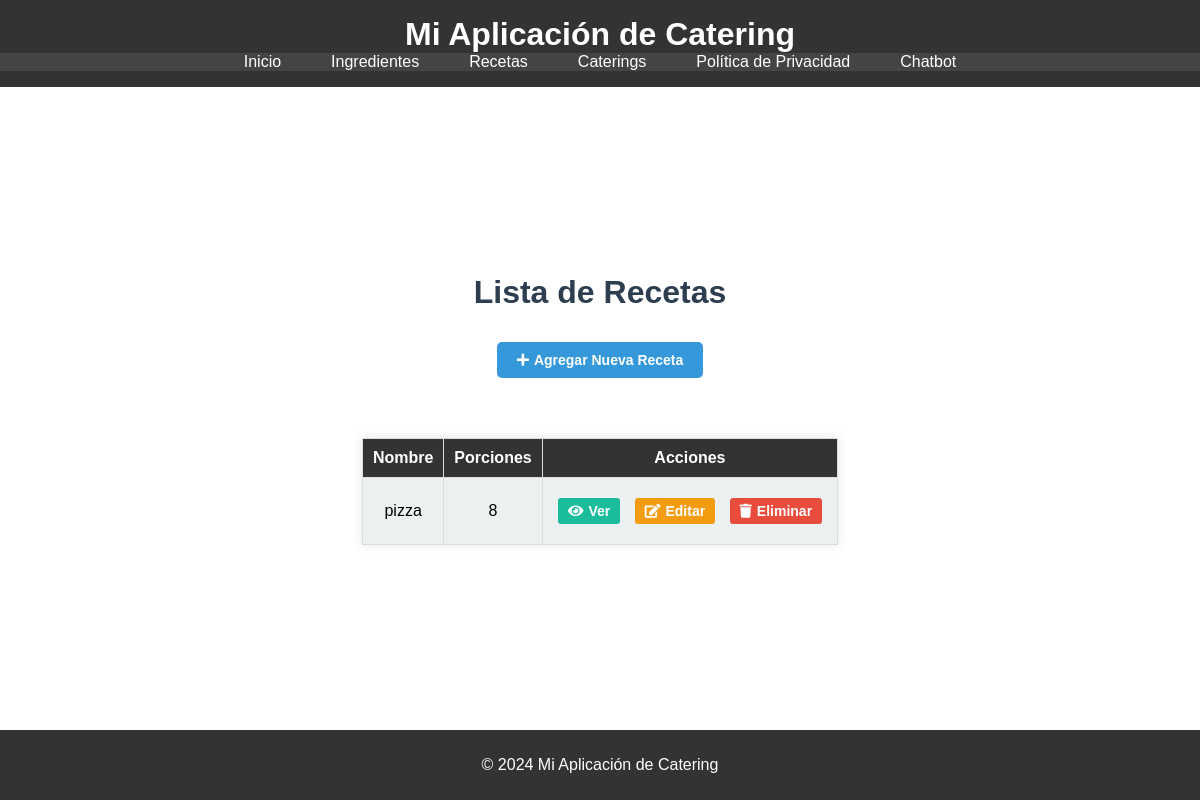
Before: /calculos/recetas/ with the older database file.
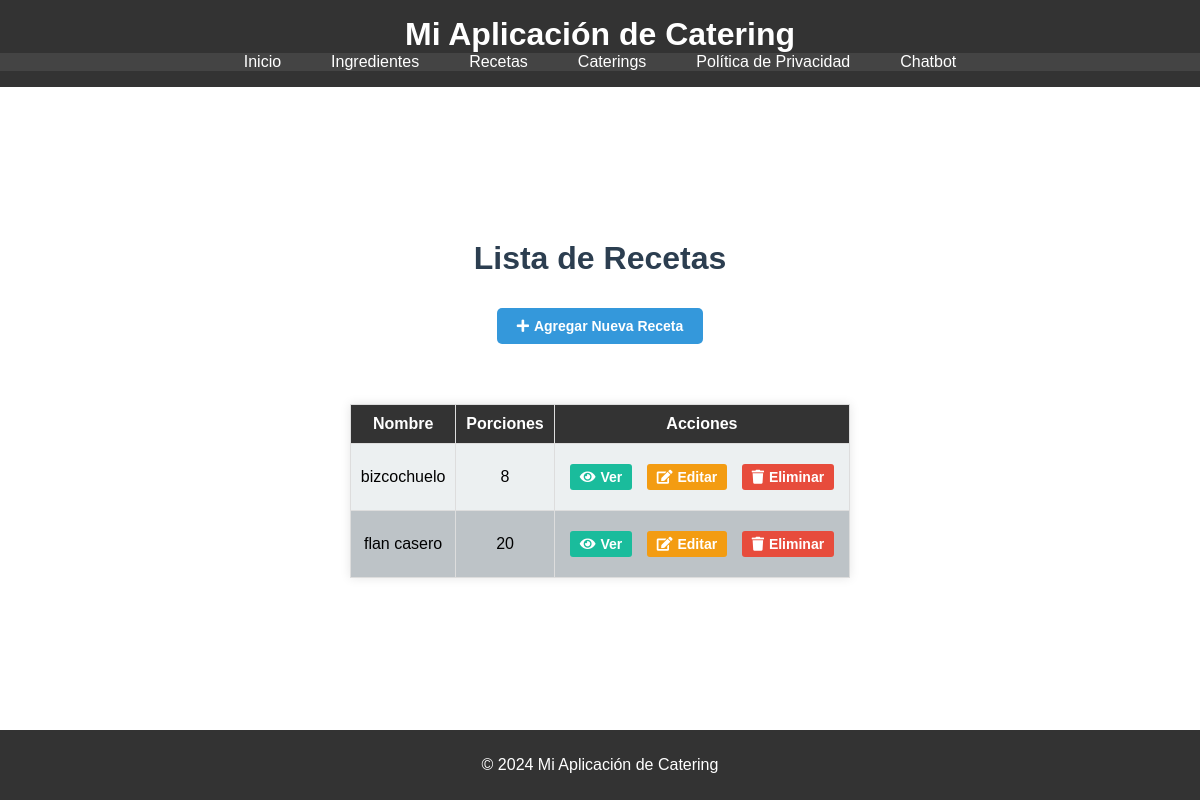
After: the same page with the newer database file.
### calculos/models.py (models this page shows, shortened)
class Receta(models.Model):
    nombre = models.CharField(max_length=100)
    porciones = models.PositiveIntegerField(default=1)

### calculos/views.py (the view)
# urls.py: path('recetas/', views.lista_recetas, name='lista_recetas'),
def lista_recetas(request):
    recetas = Receta.objects.all()
    return render(request, 'calculos/lista_recetas.html', {'recetas': recetas})

### templates/calculos/lista_recetas.html
{% extends 'base.html' %}
{% block content %}
<h1 style="color: #2c3e50;">Lista de Recetas</h1>
<a href="{% url 'agregar_receta' %}" class="btn btn-primary" style="background-color: #3498db; color: white; padding: 10px 20px; border-radius: 5px; text-decoration: none; font-weight: bold; margin-bottom: 20px;">
    <i class="fas fa-plus"></i> Agregar Nueva Receta
</a>
<div class="responsive-table" style="margin-top: 20px;">
    <table style="width: 100%; border-collapse: collapse;">
        <thead>
            <tr style="background-color: #34495e; color: white;">
                <th style="padding: 10px;">Nombre</th>
                <th style="padding: 10px;">Porciones</th>
                <th style="padding: 10px;">Acciones</th>
            </tr>
        </thead>
        <tbody>
            {% for receta in recetas %}
            <tr style="background-color: {% cycle '#ecf0f1' '#bdc3c7' %};">
                <td data-label="Nombre" style="padding: 10px;">{{ receta.nombre }}</td>
                <td data-label="Porciones" style="padding: 10px;">{{ receta.porciones }}</td>
                <td data-label="Acciones" style="padding: 10px;">
                    <a href="{% url 'detalle_receta' receta.id %}" class="btn btn-info" style="background-color: #1abc9c; color: white; padding: 5px 10px; border-radius: 3px; text-decoration: none; font-size: 14px;">
                        <i class="fas fa-eye"></i> Ver
                    </a>
                    <a href="{% url 'editar_receta' receta.id %}" class="btn btn-warning" style="background-color: #f39c12; color: white; padding: 5px 10px; border-radius: 3px; text-decoration: none; font-size: 14px;">
                        <i class="fas fa-edit"></i> Editar
                    </a>
                    <a href="{% url 'eliminar_receta' receta.id %}" class="btn btn-danger" style="background-color: #e74c3c; color: white; padding: 5px 10px; border-radius: 3px; text-decoration: none; font-size: 14px;" onclick="return confirm('¿Está seguro de eliminar esta receta?');">
                        <i class="fas fa-trash"></i> Eliminar
                    </a>
                </td>
            </tr>
            {% endfor %}
        </tbody>
    </table>
</div>
{% endblock %}

Changed rows visible on the page:
removed Receta: nombre "pizza", porciones "8"
added Receta: nombre "bizcochuelo", porciones "8"
added Receta: nombre "flan casero", porciones "20"
